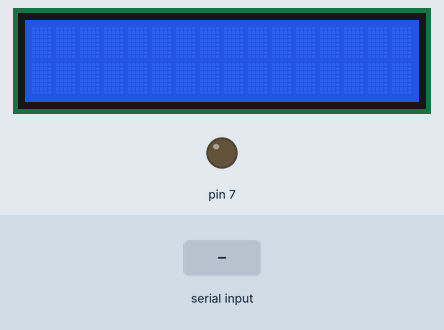
Bench run of a sketch on a simulated Arduino Uno, built with avr-gcc and run on an emulated ATmega328P. Parts: 16×2 character LCD, output pins drawn as LEDs (lit = HIGH). The test bench sets the inputs (shaded band).

Above: at 1.2 s.
1.3 s: "Nh\n" received over the second serial link
At 1.9 s:
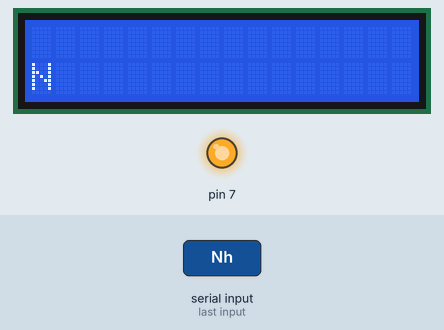
At 2.6 s:
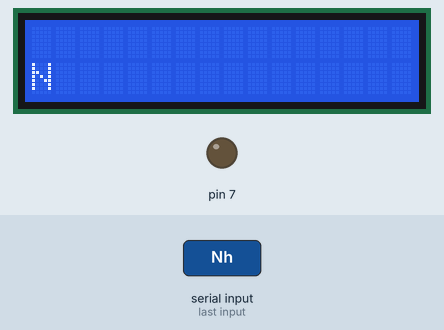
3.5 s: "1\n" received over the second serial link
At 3.8 s:
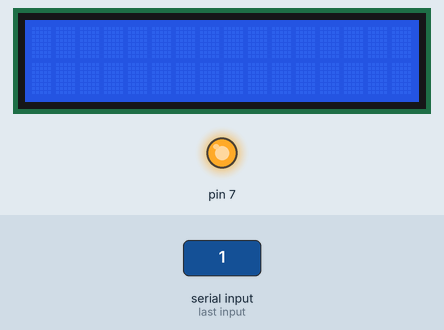
Timing chart, 0 to 6.5 s (numbered marks = the images above; inputs shaded):
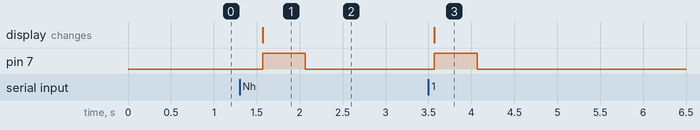

Measured:
- after the input at 1.3 s, pin 7: LOW → HIGH after 0.27 s, → LOW 0.50 s later; the display: changes after 0.27 s (image 1)
- after the input at 3.5 s, pin 7: LOW → HIGH after 0.07 s, → LOW 0.50 s later; the display: changes after 0.07 s (image 3)

The sketch:

zigbee_re_2.ino
```cpp
#include<SoftwareSerial.h>
#include<LiquidCrystal_I2C.h>

LiquidCrystal_I2C lcd(0x27, 16, 2);
SoftwareSerial mySerial(10, 11);

void setup() {
  Serial.begin(38400);
  mySerial.begin(38400);
  pinMode(7, OUTPUT);
  lcd.init();
  lcd.backlight();
}

void loop() {
  if (mySerial.available()) {
    String data = mySerial.readStringUntil('\n'); //
    data.remove(data.length() - 1);

    String checkstr = data.substring(0, 2);

    if(checkstr == "Nh")
    {
      lcd.setCursor(0,0);
      lcd.print(data + " "); // In dữ liệu lên Serial Monitor
    }
    else
    {
      lcd.setCursor(0,1);
      lcd.print(data + " ");
    }
    digitalWrite(7, HIGH);
  }
  else
  {
    delay(500);
    digitalWrite(7, LOW);
  }
}
```
